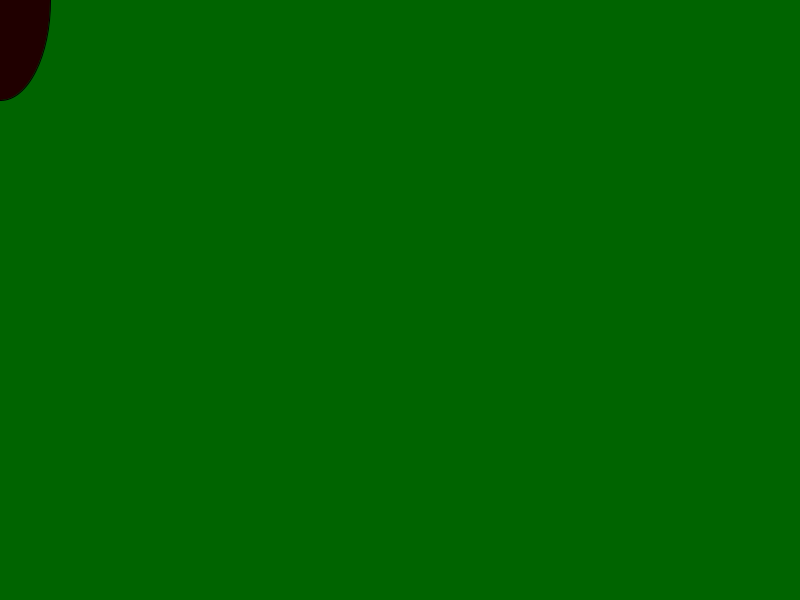
Frame 1 (no input)
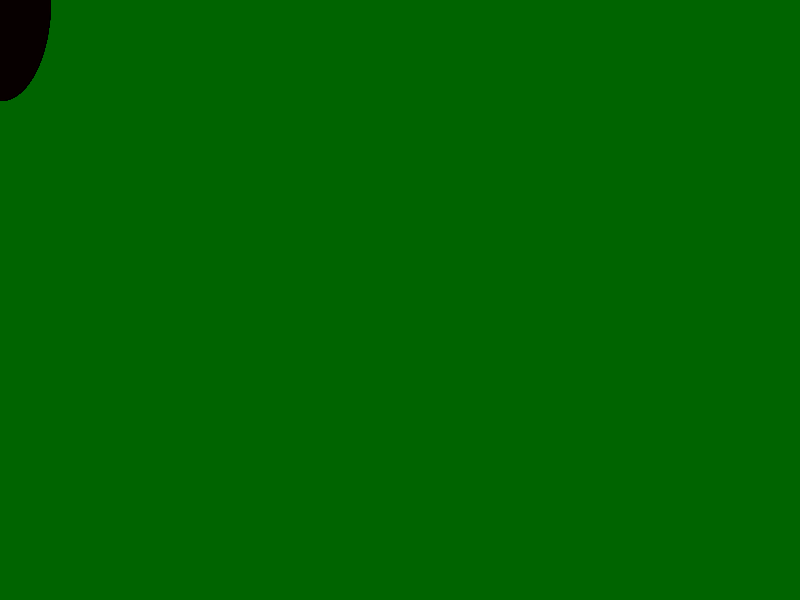
Frame 60 (the mouse pressed at the canvas centre just before this capture)
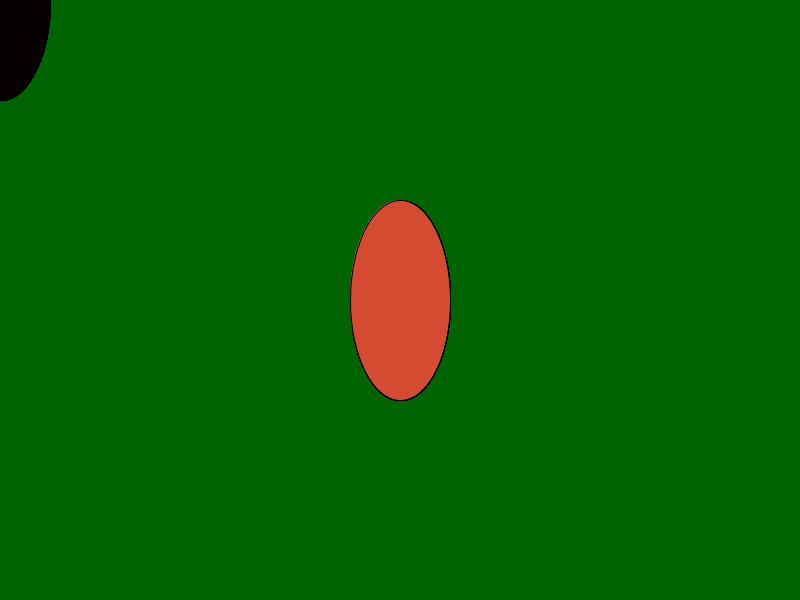
Frame 120 (the mouse held since frame 60 and released just before this capture)

The Processing sketch that drew these frames (run headless with seeded random() and noise(); from frame 60 on, the mouse is pressed at the canvas centre):

// Processing sketch: Daniel_coding
// ── Daniel_coding.pde
void setup(){
      size(800,600);
      background(0,100,0);
}
void draw(){
  if(mousePressed){
      fill(random(256),random(256),random(246));
  }    
    else{
fill(random(50),0,0);
    }
   
   ellipse(mouseX,mouseY,100,200);


}

        
